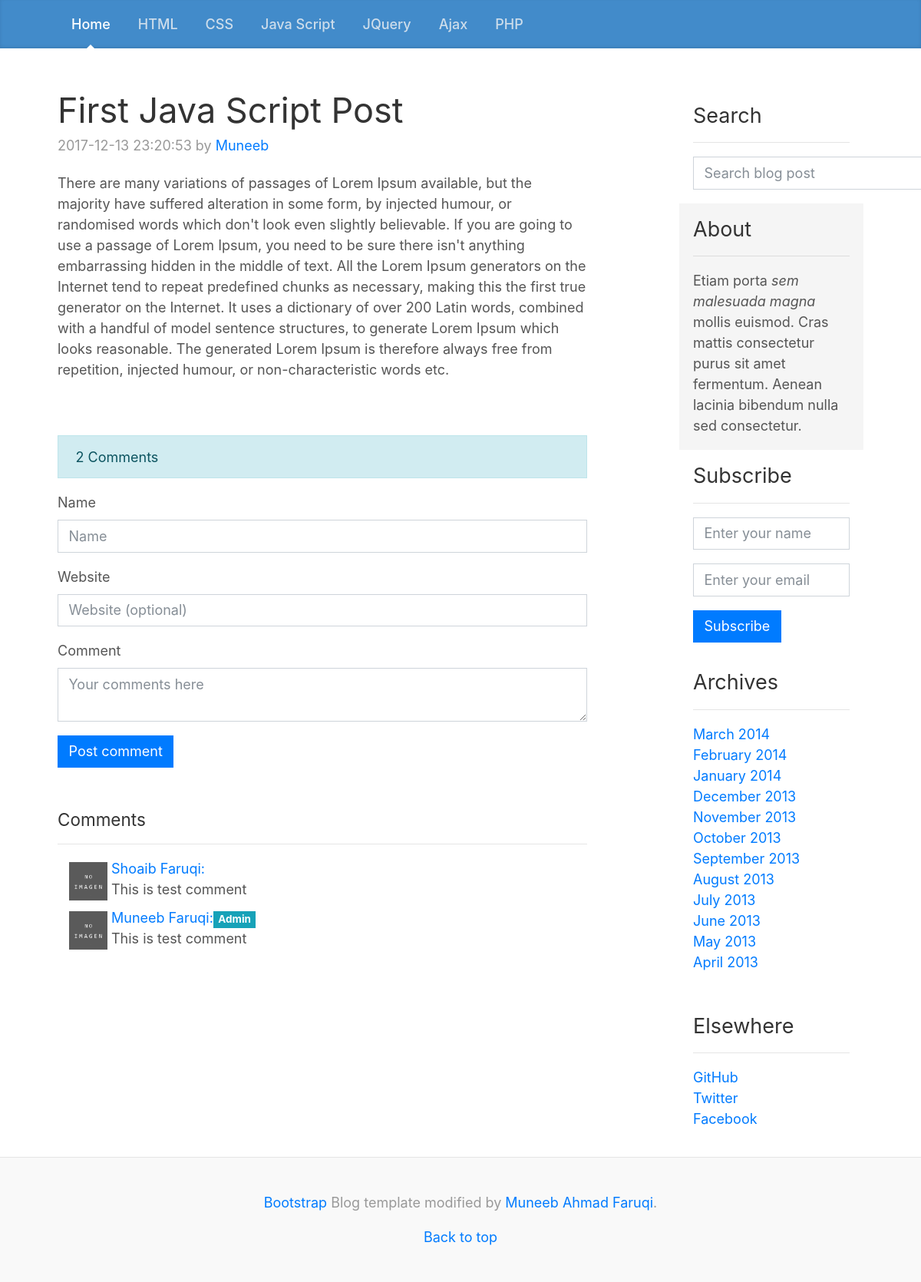
The page /single.php?post=4 on the database its author committed.
### tables this page shows
CREATE TABLE `tbl_categories` (
  `id` int(11) NOT NULL,
  `cat_text` varchar(100) NOT NULL
);

CREATE TABLE `tbl_posts` (
  `id` int(11) NOT NULL,
  `post_title` varchar(100) NOT NULL,
  `post_body` text NOT NULL,
  `date_time` timestamp NOT NULL DEFAULT CURRENT_TIMESTAMP,
  `post_author` varchar(50) NOT NULL,
  `post_keywords` varchar(200) NOT NULL,
  `post_category` int(11) NOT NULL
);

### single.php (the view)
<?php
	include 'includes/header.php';
  $sql_get_post = isset($_GET['post']) ? "SELECT * FROM tbl_posts WHERE id='".mysqli_real_escape_string($link,$_GET['post'])."'" : "" ;
  $result= $link->query($sql_get_post);
?>
           <?php
            if($result->num_rows >0){
              while ($row = $result->fetch_assoc()) {
           ?>
           <div class="blog-post">
            <h1 class="blog-post-title"><?php echo $row['post_title']; ?></h1>
            <p class="blog-post-meta"><?php echo $row['date_time']; ?> by <a href="#"><?php echo $row['post_author']; ?></a></p>
            <?php
              echo $row['post_body'];
             ?>
            </div>
          <?php
              }
           }
          ?>
          <blockquote class="alert alert-info">2 Comments</blockquote>
          <div class="comment-area">
            <form>
              <div class="form-group">
                <label for="exampleInputEmail1">Name</label>
                <input type="text" name="name" class="form-control" id="exampleInputEmail1" placeholder="Name">
              </div>
              <div class="form-group">
                <label for="exampleInputEmail1">Website</label>
                <input type="text" name="website" class="form-control" id="exampleInputEmail1" placeholder="Website (optional)">
              </div>
              <div class="form-group">
                <label for="exampleInputPassword1">Comment</label>
                <textarea name="comment" class="form-control" placeholder="Your comments here"></textarea>
              </div>
              <button type="submit" name="post_comment" class="btn btn-primary">Post comment</button>
            </form>
            <br><br>
            <h5>Comments</h5><hr>
            <div class="comment">
              <div class="comment-head">
                <a href="#">Shoaib Faruqi:</a>
              <img width="50" height="50" src="img/noimg.jpg">
              </div>
              This is test comment
            </div>
            <div class="comment">
              <div class="comment-head">
                <a href="#">Muneeb Faruqi:</a><button class="btn btn-sm btn-info badge">Admin</button>
              <img width="50" height="50" src="img/noimg.jpg">
              </div>
              This is test comment
            </div>
          </div>
          <br>
        <?php
        	include "includes/sidebar.php";
        	include "includes/footer.php";
        ?>

### includes/header.php (shortened to what this page needs)
<?php
	include 'includes/dbcon.php';
  $sql_cats= "SELECT * FROM tbl_categories";
  $result = $link->query($sql_cats);
?>
<!doctype html>
<html lang="en">
  <head>
    <link href="css/bootstrap.css" rel="stylesheet">
    <link href="css/custom.css" rel="stylesheet">
    <link href="css/blog.css" rel="stylesheet">
  </head>
  <body>
    <header>
      <div class="blog-masthead">
        <div class="container">
          <nav class="nav">
            <?php
              $home_active = isset($_GET['category']) ? "<a class=\"nav-link\" href=\"index.php\">Home</a>" : "<a class=\"nav-link active\" href=\"index.php\">Home</a>";
               echo $home_active;
              if($result->num_rows > 0){
                while($row = $result->fetch_assoc()){
                  $cat_active = ( isset($_GET['category']) && $row['id'] == $_GET['category'] ) ? "active" : "";
                  ?>
                    <a class="nav-link <?php echo $cat_active; ?>" href="index.php?category=<?php echo $row['id']; ?>"><?php echo $row['cat_text']; ?></a>
                  <?php
                }
              }
            ?>
          </nav>
        </div>
      </div>
    </header>
    <main role="main" class="container">
      <div class="row">
        <div class="col-sm-8 blog-main">

### css/custom.css (style rules this page uses)
* { border-radius: 0 !important; }

### css/blog.css (style rules this page uses)
@media (min-width: 48em) { html { font-size: 18px; } }
body { color: #555; }
h1, .h1, h2, .h2, h3, .h3, h4, .h4, h5, .h5, h6, .h6 { font-weight: 400; color: #333; }
.container { max-width: 60rem; }
.blog-masthead { margin-bottom: 3rem; background-color: #428bca; box-shadow: inset 0 -.1rem .25rem rgba(0,0,0,.1); }
.nav-link { position: relative; padding: 1rem; font-weight: 500; color: #cdddeb; }
.nav-link.active { color: #fff; }
.nav-link.active::after { position: absolute; bottom: 0; left: 50%; width: 0; height: 0; margin-left: -.3rem; vertical-align: middle; content: ""; border-right: .3rem solid transparent; border-bottom: .3rem solid; border-left: .3rem solid transparent; }
.blog-post { margin-bottom: 4rem; }
.blog-post-title { margin-bottom: .25rem; font-size: 2.5rem; }
.blog-post-meta { margin-bottom: 1.25rem; color: #999; }
.comment { margin: 10px; }
.comment img { margin: 5px; float: left; }

### rows shown on the page
tbl_categories: cat_text "HTML"
tbl_categories: cat_text "CSS"
tbl_categories: cat_text "Java Script"
tbl_categories: cat_text "JQuery"
tbl_categories: cat_text "Ajax"
tbl_categories: cat_text "PHP"
tbl_posts: post_title "First Java Script Post", date_time "2017-12-13 23:20:53", post_author "Muneeb", post_body "There are many variations of passages of Lorem Ipsum available, but the majority have suffered alteration in some form, by injected humour, or randomised words which don't look even slightly believable. If you are going to use a passage of Lorem Ipsum, you need to be sure there isn't anything embarrassing hidden in the middle of text. All the Lorem Ipsum generators on the Internet tend to repeat predefined chunks as necessary, making this the first true generator on the Internet. It uses a dictionary of over 200 Latin words, combined with a handful of model sentence structures, to generate Lorem Ipsum which looks reasonable. The generated Lorem Ipsum is therefore always free from…"
